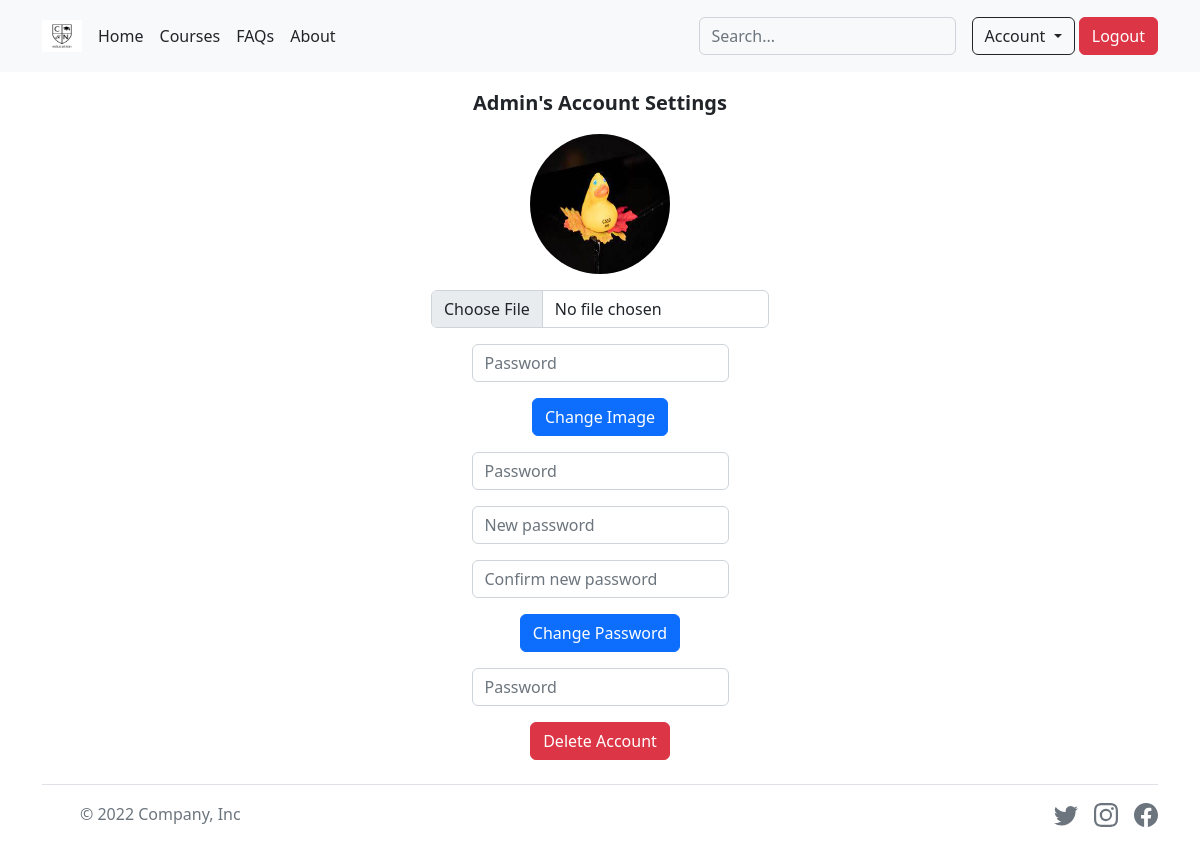
The app's page /settings (signed in) with its own data.
### tables this page shows
CREATE TABLE 'users' (id INTEGER PRIMARY KEY AUTOINCREMENT NOT NULL, username TEXT NOT NULL, hash TEXT NOT NULL, 'img' TEXT NOT NULL DEFAULT '../static/images/users/default.png', 'admin' NUMERIC NOT NULL DEFAULT 0);

### app.py (the view)
@app.route("/settings", methods=["GET", "POST"])
@login_required
def settings():
    if request.method == "POST":
        if not request.form.get("password"):
            flash("Must provide password")
            return redirect("/settings")
        elif request.form.get("delete") != None:
            rows = db.execute("SELECT * FROM users WHERE id = ?", session["user_id"])
            if len(rows) != 1 or not check_password_hash(rows[0]["hash"], request.form.get("password")):
                print(rows)
                flash("Wrong Password!")
                return redirect("/settings")
            else:
                db.execute("DELETE FROM users WHERE id = ?", session["user_id"])
                db.execute("DELETE FROM users_courses WHERE user_id = ?", session["user_id"])
                flash("Account deleted")
                return redirect("/logout")
        elif request.form.get("image"):
            if 'file' not in request.files:
                flash('No file part')
                return redirect("/settings")
            file = request.files['file']
            if file.filename == '':
                flash('No selected file')
                return redirect("/settings")
            if file and allowed_file(file.filename):
                filename = secure_filename(file.filename)
                file.save(os.path.join(app.config["UPLOAD_FOLDER"], filename))
                os.rename(os.path.join(app.config["UPLOAD_FOLDER"], filename), os.path.join(app.config["UPLOAD_FOLDER"], str(session["user_id"]) + ".png"))
                db.execute("UPDATE users SET img = ?", os.path.join(app.config["UPLOAD_FOLDER"], str(session["user_id"]) + ".png"))
                return redirect("/settings")
        elif request.form.get("button_pass") != None:
            if not request.form.get("password_new"):
                flash("Must provide new password")
                return redirect("/settings")
            elif not request.form.get("password_confirm"):
                flash("Must confirm new password")
                return redirect("/settings")
            elif request.form.get("password_new") != request.form.get("password_confirm"):
                flash("New passwords do not match")
                return redirect("/settings")
            else:
                password_new = request.form.get("password_new")
                if password_check(password_new):
                    rows = db.execute("SELECT * FROM users WHERE id = ?", session["user_id"])
                    if len(rows) != 1 or not check_password_hash(rows[0]["hash"], request.form.get("password")):
                        flash("Wrong Password!")
                        return redirect("/settings")
                    db.execute("UPDATE users SET hash = ? WHERE id = ?", generate_password_hash(password_new), session["user_id"])
                    flash("Password changed!")
                    return redirect("/settings")
                else:
                    return redirect("/settings")
    else:
        name = db.execute("SELECT * FROM users WHERE id = ?", session["user_id"])
        return render_template("account_settings.html", name=name)

### app.py (called while the page is built)
@app.after_request
def after_request(response):
    response.headers["Cache-Control"] = "no-cache, no-store, must-revalidate"
    response.headers["Expires"] = 0
    response.headers["Pragma"] = "no-cache"
    return response

### helpers.py (called while the page is built)
def login_required(f):
    @wraps(f)
    def decorated_function(*args, **kwargs):
        if session.get("user_id") is None:
            return redirect("/login")
        return f(*args, **kwargs)
    return decorated_function

### templates/account_settings.html (shortened to what this page needs)
{% extends "layout.html" %}
{% block main %}
<div class="text-center">
    <p class="fs-5 fw-bold">{% for name in name %}{{ name.username }}{% endfor %}'s Account Settings</p>
    {% for name in name %}
    <img class="bd-placeholder-img rounded-circle" width="140" height="140" src="{{ name.img }}" role="img" aria-label="Placeholder: 140x140" preserveAspectRatio="xMidYMid slice" focusable="false">
    {% endfor %}
    <form action="/settings" method="post" enctype="multipart/form-data">
    <div class="mb-3">
        <input type="file" class="form-control mx-auto w-auto" id="file" name="file">
      </div>
      <div class="mb-3">
        <input class="form-control mx-auto w-auto" id="password" name="password" placeholder="Password" type="password">
    </div>
      <button class="btn btn-primary" name="image" type="submit" value="upload">Change Image</button>
    </form>
    <form action="/settings" method="post">
        <div class="mb-3">
            <input class="form-control mx-auto w-auto" id="password" name="password" placeholder="Password" type="password">
        </div>
        <div class="mb-3">
            <input class="form-control mx-auto w-auto" id="password_new" name="password_new" placeholder="New password" type="password">
        </div>
        <div class="mb-3">
            <input class="form-control mx-auto w-auto" id="password_confirm" name="password_confirm" placeholder="Confirm new password" type="password">
        </div>
        <button class="btn btn-primary" name="button_pass" type="submit">Change Password</button>
    </form>
    <form action="/settings" method="post">
        <div class="mb-3">
            <input class="form-control mx-auto w-auto" id="password" name="password" placeholder="Password" type="password">
        </div>
        <button class="btn btn-danger" name="delete" type="submit">Delete Account</button>
    </form>
</div>
{% endblock %}

### records on screen
users: username "Admin", img (picture)
